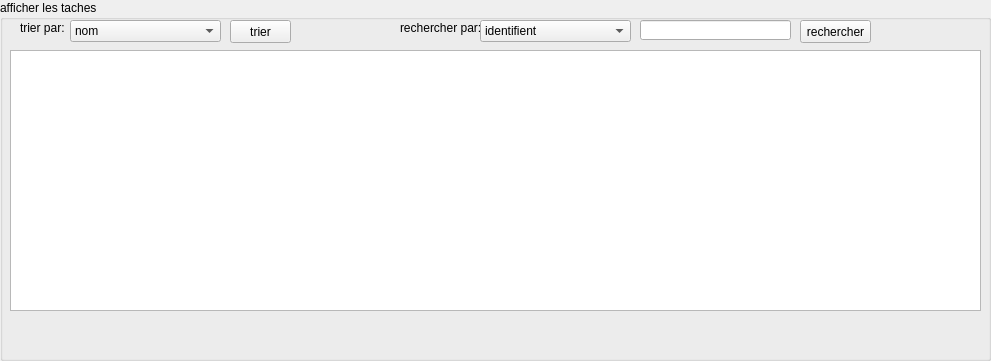
       <widget class="QGroupBox" name="groupBox_12">
        <property name="geometry">
         <rect>
          <x>310</x>
          <y>10</y>
          <width>991</width>
          <height>361</height>
         </rect>
        </property>
        <property name="title">
         <string>afficher les taches</string>
        </property>
        <widget class="QLabel" name="label_38">
         <property name="geometry">
          <rect>
           <x>400</x>
           <y>20</y>
           <width>81</width>
           <height>16</height>
          </rect>
         </property>
         <property name="text">
          <string>rechercher par:</string>
         </property>
        </widget>
        <widget class="QComboBox" name="comboBox_recherche">
         <property name="geometry">
          <rect>
           <x>480</x>
           <y>20</y>
           <width>151</width>
           <height>22</height>
          </rect>
         </property>
         <item>
          <property name="text">
           <string>identifient</string>
          </property>
         </item>
         <item>
          <property name="text">
           <string>nom</string>
          </property>
         </item>
         <item>
          <property name="text">
           <string>date de début </string>
          </property>
         </item>
         <item>
          <property name="text">
           <string>date du fin</string>
          </property>
         </item>
         <item>
          <property name="text">
           <string>état</string>
          </property>
         </item>
        </widget>
        <widget class="QLineEdit" name="lineEdit_chercher">
         <property name="geometry">
          <rect>
           <x>640</x>
           <y>20</y>
           <width>151</width>
           <height>20</height>
          </rect>
         </property>
        </widget>
        <widget class="QPushButton" name="pushButton_chercher">
         <property name="geometry">
          <rect>
           <x>800</x>
           <y>20</y>
           <width>71</width>
           <height>23</height>
          </rect>
         </property>
         <property name="text">
          <string>rechercher</string>
         </property>
        </widget>
        <widget class="QComboBox" name="comboBox_trier">
         <property name="geometry">
          <rect>
           <x>70</x>
           <y>20</y>
           <width>151</width>
           <height>22</height>
          </rect>
         </property>
         <item>
          <property name="text">
           <string>nom</string>
          </property>
         </item>
         <item>
          <property name="text">
           <string>l'id de la tache</string>
          </property>
         </item>
         <item>
          <property name="text">
           <string>état</string>
          </property>
         </item>
        </widget>
        <widget class="QLabel" name="label_37">
         <property name="geometry">
          <rect>
           <x>20</x>
           <y>20</y>
           <width>47</width>
           <height>16</height>
          </rect>
         </property>
         <property name="text">
          <string>trier par:</string>
         </property>
        </widget>
        <widget class="QPushButton" name="pushButton_trier">
         <property name="geometry">
          <rect>
           <x>230</x>
           <y>20</y>
           <width>61</width>
           <height>23</height>
          </rect>
         </property>
         <property name="text">
          <string>trier</string>
         </property>
        </widget>
        <widget class="QTableView" name="tableView_tache">
         <property name="geometry">
          <rect>
           <x>10</x>
           <y>50</y>
           <width>971</width>
           <height>261</height>
          </rect>
         </property>
        </widget>
       </widget>
